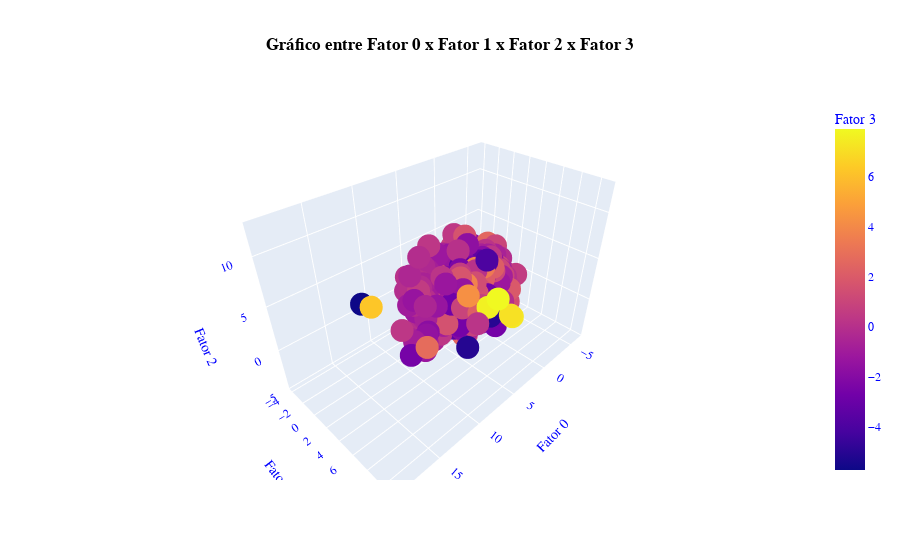

This figure's notebook cell:
### Code cell
import plotly.express as px
df = px.data.iris()
fig = px.scatter_3d(df_pca, x='Fator 0', y='Fator 1', z='Fator 2',
              color='Fator 3', title='<b>Gráfico entre Fator 0 x Fator 1 x Fator 2 x Fator 3</b>')
fig.update_layout(
    font_family="Courier New",
    font_color="blue",
    title_font_family="Times New Roman",
    title_font_color="black",
    legend_title_font_color="green",
    title_x=0.5
)
fig.show()

### Figure 1 — Plotly figure (JSON) as saved in the notebook; plotly's stock layout.template omitted (floating-point values rounded to 4 significant figures; data arrays with more than 128 entries replaced by an {"elided": "..."} marker saying what was removed)
{"data": [{"hovertemplate": "Fator 0=%{x}<br>Fator 1=%{y}<br>Fator 2=%{z}<br>Fator 3=%{marker.color}<extra></extra>", "legendgroup": "", "marker": {"color": {"elided": "2267 float values"}, "coloraxis": "coloraxis", "symbol": "circle"}, "mode": "markers", "name": "", "scene": "scene", "showlegend": false, "type": "scatter3d", "x": {"elided": "2267 float values"}, "y": {"elided": "2267 float values"}, "z": {"elided": "2267 float values"}}], "layout": {"coloraxis": {"colorbar": {"title": {"text": "Fator 3"}}, "colorscale": [[0, "#0d0887"], [0.1111, "#46039f"], [0.2222, "#7201a8"], [0.3333, "#9c179e"], [0.4444, "#bd3786"], [0.5556, "#d8576b"], [0.6667, "#ed7953"], [0.7778, "#fb9f3a"], [0.8889, "#fdca26"], [1, "#f0f921"]]}, "font": {"color": "blue", "family": "Courier New"}, "legend": {"title": {"font": {"color": "green"}}, "tracegroupgap": 0}, "scene": {"domain": {"x": [0, 1], "y": [0, 1]}, "xaxis": {"title": {"text": "Fator 0"}}, "yaxis": {"title": {"text": "Fator 1"}}, "zaxis": {"title": {"text": "Fator 2"}}}, "title": {"font": {"color": "black", "family": "Times New Roman"}, "text": "<b>Gráfico entre Fator 0 x Fator 1 x Fator 2 x Fator 3</b>", "x": 0.5}}}
